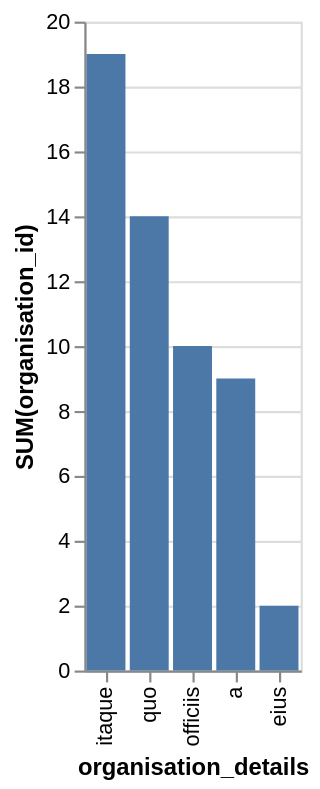

Express this chart as Vega-Lite.
### Vega-Lite specification from a JSON file in a GitHub repository (floating-point values rounded to 4 significant figures)
{"data": {"values": [{"x_data": "itaque", "y_data": 19}, {"x_data": "quo", "y_data": 14}, {"x_data": "officiis", "y_data": 10}, {"x_data": "a", "y_data": 9}, {"x_data": "eius", "y_data": 2}]}, "mark": "bar", "encoding": {"x": {"field": "x_data", "type": "nominal", "title": "organisation_details", "sort": {"op": "sum", "field": "y_data", "order": "descending"}}, "y": {"field": "y_data", "type": "quantitative", "title": "SUM(organisation_id)"}}}
